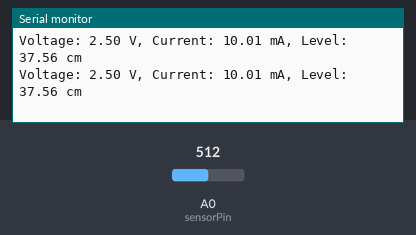
A sketch run on a simulated Arduino Uno, built with avr-gcc and run on an emulated ATmega328P. On the bench: the last lines printed to the serial monitor. The inputs (shaded band) are chosen by the test bench; at power-on: A0 (sensorPin) = 512.

Above: at 1.8 s.
1.9 s: A0 (sensorPin) set to 716
At 2.8 s:
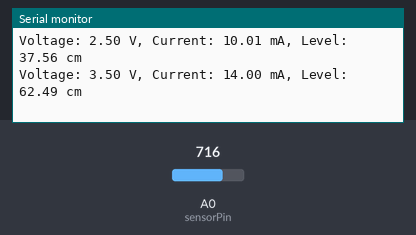
3.4 s: A0 (sensorPin) set to 900
At 4.5 s:
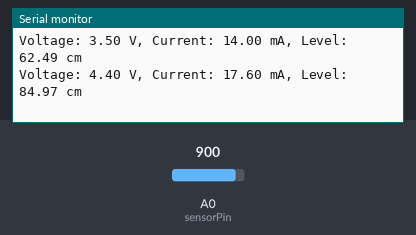
Timing chart, 0 to 6.4 s (numbered marks = the images above; inputs shaded):
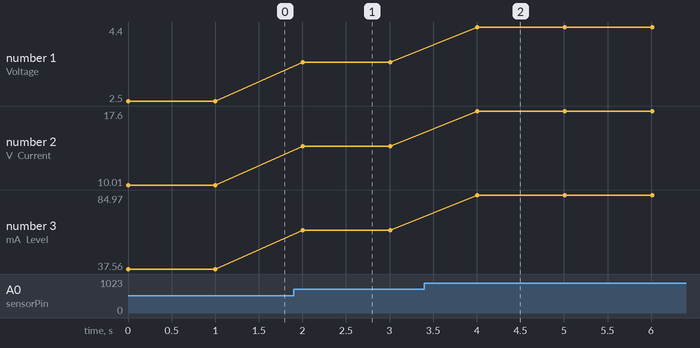

The sketch:

leveltransmitter.ino
```cpp
const int sensorPin = A0; // Pin analog yang digunakan untuk membaca tegangan
const float resistorValue = 250.0; // Nilai resistor dalam ohm
const float minCurrent = 4.0; // Arus minimum dalam mA
const float maxCurrent = 20.0; // Arus maksimum dalam mA
const float minLevel = 0.0; // Level minimum yang diukur (misalnya, 0 cm)
const float maxLevel = 100.0; // Level maksimum yang diukur (misalnya, 100 cm)

void setup() {
  Serial.begin(9600); // Memulai komunikasi serial
}

void loop() {
  int sensorValue = analogRead(sensorPin); // Membaca nilai dari pin analog
  float voltage = sensorValue * (5.0 / 1023.0); // Mengonversi nilai analog menjadi tegangan (0-5V)
  float current = voltage / resistorValue * 1000.0; // Mengonversi tegangan menjadi arus (mA)

  // Mengonversi arus 4-20mA menjadi level yang sesuai
  float level = map(current, minCurrent, maxCurrent, minLevel, maxLevel);

  // Menampilkan nilai yang dibaca
  Serial.print("Voltage: ");
  Serial.print(voltage);
  Serial.print(" V, Current: ");
  Serial.print(current);
  Serial.print(" mA, Level: ");
  Serial.print(level);
  Serial.println(" cm");

  delay(1000); // Menunggu 1 detik sebelum membaca lagi
}

// Fungsi untuk memetakan nilai dari satu rentang ke rentang lainnya
float map(float x, float in_min, float in_max, float out_min, float out_max) {
  return (x - in_min) * (out_max - out_min) / (in_max - in_min) + out_min;
}
```

Measured:
- after the input at 1.9 s, the serial monitor: prints a new line after 0.10 s (image 1)
- after the input at 3.4 s, the serial monitor: prints a new line after 0.61 s (image 2)
- plotted number 1: 2.5 → 3.5 after the input at 1.9 s, 3.5 → 4.4 after the input at 3.4 s
- plotted number 2: 10.01 → 14 after the input at 1.9 s, 14 → 17.6 after the input at 3.4 s
- plotted number 3: 37.56 → 62.49 after the input at 1.9 s, 62.49 → 84.97 after the input at 3.4 s
